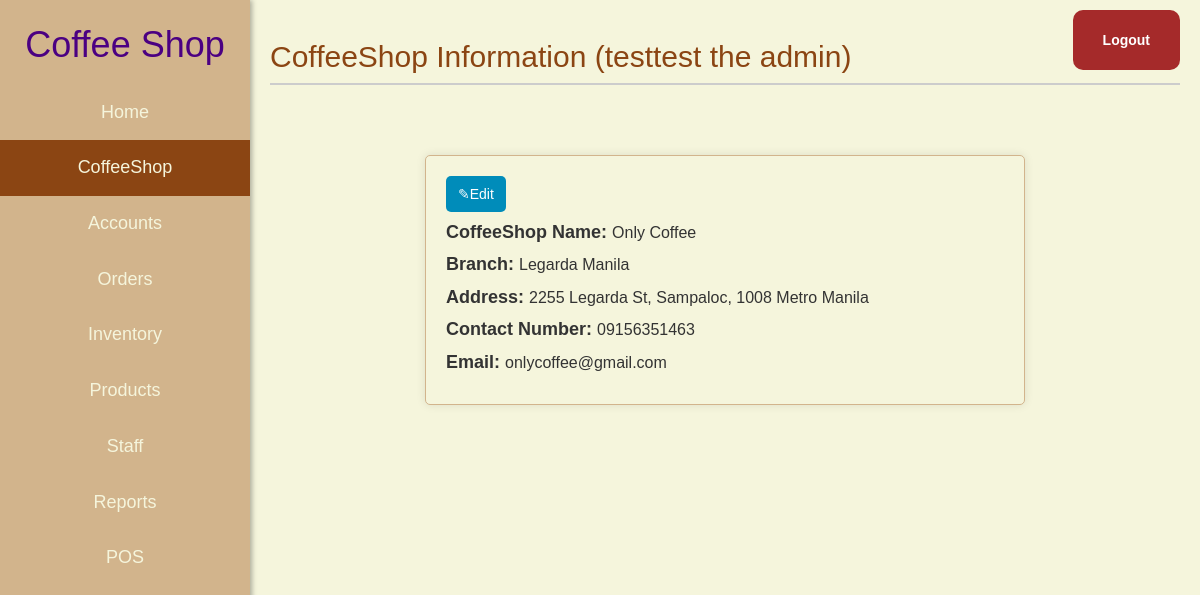
Screenshot of /Dashboard/coffeeshop_info.php (signed in) with the database file from the repository.
### tables this page shows
CREATE TABLE `tblcoffeeshop` (
  `coffeeshopid` int(11) NOT NULL,
  `shopname` varchar(255) NOT NULL,
  `branch` varchar(255) DEFAULT NULL,
  `address` varchar(255) DEFAULT NULL,
  `contact_no` varchar(11) DEFAULT NULL,
  `email` varchar(50) DEFAULT NULL,
  `employees_id` int(11) DEFAULT NULL
);

### public/Dashboard/coffeeshop_info.php (the view, shortened to what this page needs)
<?php
$servername = "127.0.0.1";
$user = "root";
$pass = "";
$dbname = "dbcoffee_shop";
try {
    $pdo = new PDO("mysql:host=$servername;dbname=$dbname", $user, $pass);
    $pdo->setAttribute(PDO::ATTR_ERRMODE, PDO::ERRMODE_EXCEPTION);
} catch (PDOException $e) {
    die("Database connection failed: " . $e->getMessage());
}
$sql = "SELECT * FROM tblcoffeeshop";
$statement = $pdo->prepare($sql);
$statement->execute();
$coffeeshopData = $statement->fetchAll(PDO::FETCH_ASSOC);
?>
<!DOCTYPE html>
<html lang="en">
<head>
    <link rel="stylesheet" href="https://maxcdn.bootstrapcdn.com/font-awesome/4.7.0/css/font-awesome.min.css">
    <link rel="stylesheet" href="https://maxcdn.bootstrapcdn.com/bootstrap/3.3.7/css/bootstrap.min.css">
    <link rel="stylesheet" href="dashboard.css">
</head>
<body>
    <div class="dashboard">
        <div class="sidebar">
            <h1>Coffee Shop</h1>
            <ul>
                <li><a href="dashboard.php">Home</a></li>
                <li style="background-color: var(--primary-color);"><a href="coffeeshop_info.php">CoffeeShop</a></li>
                <li><a href="accounts.php">Accounts</a></li>
                <li><a href="Orders.php">Orders</a></li>
                <li><a href="Inventory.php">Inventory</a></li>
                <li><a href="Products.php">Products</a></li>
                <li><a href="Staff.php">Staff</a></li>
                <li><a href="Reports.php">Reports</a></li>
                <li><a href="../POS front-end/Main.php">POS</a></li>
            </ul>
        </div>
        <div class="top-right">
            <a href="logout.php" class="login-button">Logout</a>
        </div>
        <div class="content">
            <h2>CoffeeShop Information
                <?php echo " (" . $_SESSION['username'] . " the " . $_SESSION['position'] . ") " ?>
            </h2>
            <?php foreach ($coffeeshopData as $coffeeshop): ?>
                <div class="info-box" style="width:inherit; height:inherit; margin-top:5em;">
                    <div style="display: flex; justify-content: space-between;">
                        <button type="button" class="button edit-button" id="editInfo">✎Edit</button>
                    </div>
                    <div>
                        <h4><b>CoffeeShop Name:</b>
                            <p style="color:#333; display: inline;">
                                <?php echo $coffeeshop['shopname']; ?>
                            </p>
                        </h4>
                    </div>
                    <div>
                        <h4><b>Branch:</b>
                            <p style="color:#333; display: inline;">
                                <?php echo $coffeeshop['branch']; ?>
                            </p>
                        </h4>
                    </div>
                    <div>
                        <h4><b>Address:</b>
                            <p style="color:#333; display: inline;">
                                <?php echo $coffeeshop['address']; ?>
                            </p>
                        </h4>
                    </div>
                    <div>
                        <h4><b>Contact Number:</b>
                            <p style="color:#333; display: inline;">
                                <?php echo $coffeeshop['contact_no']; ?>
                            </p>
                        </h4>
                    </div>
                    <div>
                        <h4><b>Email:</b>
                            <p style="color:#333; display: inline;">
                                <?php echo $coffeeshop['email']; ?>
                            </p>
                        </h4>
                    </div>
                </div>
            <?php endforeach; ?>
        </div>
    </div>
</body>
</html>

### public/Dashboard/dashboard.css (style rules this page uses)
:root { --primary-color: #8B4513; --secondary-color: #D2B48C; --background-color: #F5F5DC; --text-color: #4B0082; --button-color: #A52A2A; }
body, html { margin: 0; padding: 0; font-family: Arial, sans-serif; height: 100%; background-color: var(--background-color); }
.dashboard { display: flex; height: 100%; }
.sidebar { width: 250px; background-color: var(--secondary-color); color: var(--text-color); padding: 5px 0; box-shadow: 2px 0 5px rgba(0, 0, 0, 0.3); position: fixed; height: 100%; top: 0; left: 0; overflow-y: auto; }
.sidebar h1 { text-align: center; margin-bottom: 20px; }
.sidebar ul { list-style-type: none; text-align: center; padding: 0; }
.sidebar ul li { margin: 0; }
.sidebar ul li a { display: flex; justify-content: center; align-items: center; padding: 15px; color: #F5F5DC; text-decoration: none; font-size: 18px; transition: 0.3s; }
.content { background-color: var(--background-color); margin-left: 250px; padding: 20px; width: calc(100% - 250px); }
.content h2 { color: var(--primary-color); border-bottom: 2px solid #ccc; padding-bottom: 10px; }
.info-box { background-color: #F5F5DC; border: 1px solid #D2B48C; border-radius: 5px; padding: 20px; box-shadow: 0px 0px 10px rgba(0, 0, 0, 0.1); width: 500px; max-width: 600px; margin: 0 auto; }
.info-box p { color: #4B0082; font-size: 16px; line-height: 1.4; }
.top-right { position: absolute; top: 10px; right: 10px; }
.login-button { background-color: var(--button-color); color: white; padding: 20px 30px; margin-right: 10px; text-decoration: none; border-radius: 10px; font-weight: bold; transition: background-color 0.3s; display: inline-block; }

### public/Dashboard/coffeeshop_info.php (style rules this page uses)
body { font-family: Arial, sans-serif; background-color: #F5F5DC; }
.button { padding: 8px 12px; border: none; border-radius: 5px; cursor: pointer; }
.button.edit-button { background-color: #008CBA; color: white; }

### rows the page displays
tblcoffeeshop: shopname "Only Coffee", branch "Legarda Manila", address "2255 Legarda St, Sampaloc, 1008 Metro Manila", contact_no "09156351463", email "onlycoffee@gmail.com"

### other values shown
$_SESSION['username'] "testtest"
$_SESSION['position'] "admin"
